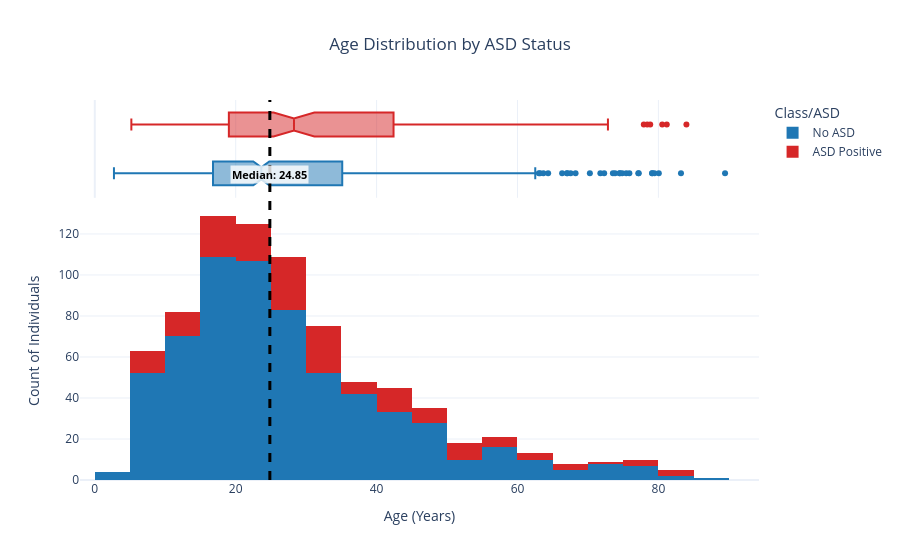

The code cell stored with this chart in its notebook:
### Code cell
# 6. Final layout enhancements
fig.update_layout(
    xaxis_title="Age (Years)",
    yaxis_title="Count of Individuals",
    title_x=0.5,
    hovermode="x unified", # Shows combined tooltips on hover
    showlegend=True
)

# Display the interactive plot
fig.show()

### Figure 1 — Plotly figure (JSON) as saved in the notebook; plotly's stock layout.template omitted (floating-point values rounded to 4 significant figures; data arrays with more than 128 entries replaced by an {"elided": "..."} marker saying what was removed)
{"data": [{"alignmentgroup": "True", "bingroup": "x", "hovertemplate": "Class/ASD=No ASD<br>age=%{x}<br>count=%{y}<extra></extra>", "legendgroup": "No ASD", "marker": {"color": "#1f77b4", "pattern": {"shape": ""}}, "name": "No ASD", "nbinsx": 30, "offsetgroup": "No ASD", "orientation": "v", "showlegend": true, "type": "histogram", "x": {"elided": "639 float values"}, "xaxis": "x", "yaxis": "y"}, {"alignmentgroup": "True", "hovertemplate": "Class/ASD=No ASD<br>age=%{x}<extra></extra>", "legendgroup": "No ASD", "marker": {"color": "#1f77b4"}, "name": "No ASD", "notched": true, "offsetgroup": "No ASD", "showlegend": false, "type": "box", "x": {"elided": "639 float values"}, "xaxis": "x2", "yaxis": "y2"}, {"alignmentgroup": "True", "bingroup": "x", "hovertemplate": "Class/ASD=ASD Positive<br>age=%{x}<br>count=%{y}<extra></extra>", "legendgroup": "ASD Positive", "marker": {"color": "#d62728", "pattern": {"shape": ""}}, "name": "ASD Positive", "nbinsx": 30, "offsetgroup": "ASD Positive", "orientation": "v", "showlegend": true, "type": "histogram", "x": {"elided": "161 float values"}, "xaxis": "x", "yaxis": "y"}, {"alignmentgroup": "True", "hovertemplate": "Class/ASD=ASD Positive<br>age=%{x}<extra></extra>", "legendgroup": "ASD Positive", "marker": {"color": "#d62728"}, "name": "ASD Positive", "notched": true, "offsetgroup": "ASD Positive", "showlegend": false, "type": "box", "x": {"elided": "161 float values"}, "xaxis": "x2", "yaxis": "y2"}], "layout": {"annotations": [{"bgcolor": "rgba(255, 255, 255, 0.8)", "font": {"color": "black", "size": 11}, "showarrow": false, "text": "<b>Median: 24.85</b>", "x": 24.85, "y": 0.83, "yref": "paper"}], "autosize": true, "barmode": "stack", "hovermode": "x unified", "legend": {"title": {"text": "Class/ASD"}, "tracegroupgap": 0}, "shapes": [{"line": {"color": "black", "dash": "dash", "width": 3}, "type": "line", "x0": 24.85, "x1": 24.85, "xref": "x", "y0": 0, "y1": 1, "yref": "paper"}], "showlegend": true, "title": {"text": "Age Distribution by ASD Status", "x": 0.5}, "xaxis": {"anchor": "y", "autorange": true, "domain": [0, 1], "range": [-2.101, 94.28], "title": {"text": "Age (Years)"}, "type": "linear"}, "xaxis2": {"anchor": "y2", "autorange": true, "domain": [0, 1], "matches": "x", "range": [-2.101, 94.28], "showgrid": true, "showticklabels": false, "type": "linear"}, "yaxis": {"anchor": "x", "autorange": true, "domain": [0, 0.7326], "range": [0, 135.8], "title": {"text": "Count of Individuals"}}, "yaxis2": {"anchor": "x2", "autorange": true, "domain": [0.7426, 1], "matches": "y2", "range": [-0.5, 1.5], "showgrid": false, "showline": false, "showticklabels": false, "ticks": "", "type": "category"}}}
